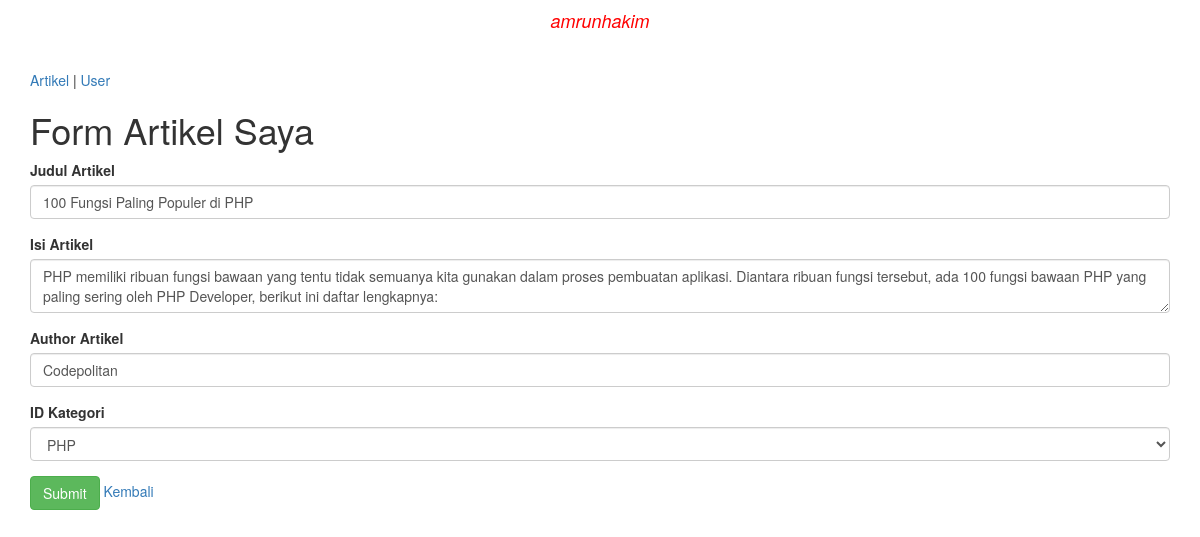
The app's page /index.php/artikel/update/2 with its own data.
### tables this page shows
CREATE TABLE `artikel`  (
  `id_artikel` int(11) NOT NULL AUTO_INCREMENT,
  `judul_artikel` varchar(100) NOT NULL,
  `isi_artikel` text NOT NULL,
  `author_artikel` varchar(50) NOT NULL,
  `id_kategori` int(11) NOT NULL,
  `tanggal_artikel` timestamp(0) NOT NULL DEFAULT CURRENT_TIMESTAMP(0) ON UPDATE CURRENT_TIMESTAMP(0),
  PRIMARY KEY (`id_artikel`) USING BTREE
);

### application/controllers/Artikel.php (called while the page is built, shortened)
<?php
class Artikel extends CI_Controller {
	function __construct(){
		$this->load->model('Artikel_Model');
		$this->load->model('Kategori_Model');
	}
	public function update($id_artikel){
		$data['kategori_data'] = $this->Kategori_Model->get_all()->result_array();
		$data['artikel_data'] = $this->Artikel_Model->get_by_id($id_artikel)->row_array();
		$this->load->view('artikel/form', $data);
	}
}

### index.php (called while the page is built, shortened)
<?php
require_once BASEPATH.'core/CodeIgniter.php';

### application/models/Artikel_Model.php (called while the page is built, shortened)
<?php
class Artikel_Model extends CI_Model{
	private $table = 'artikel';
	function get_by_id($id_artikel){
		$this->db->select('*');
		$this->db->from($this->table);
		$this->db->where('id_artikel', $id_artikel);
		return $this->db->get();
	}
}

### application/models/Kategori_Model.php (called while the page is built)
<?php
class Kategori_Model extends CI_Model{
	private $table = 'kategori';
	function get_all(){
		return $this->db->get($this->table);
	}
}

### application/views/artikel/form.php (the view, shortened to what this page needs)
<!DOCTYPE html>
<html>
<head>
</head>
<body>
<nav class="navbar navbar-expand-sm justify-content-center bg-dark navbar-dark fixed-top">
  			<h4 class="text-center" style="color: red"><em>amrunhakim</em></h4>
 </nav>
	<div class="container">
		<h1>Form Artikel Saya</h1>
		<form action="<?php echo site_url('artikel/process'); ?>" method="POST">
			<div class="form-group">
				<label for="judul_artikel">Judul Artikel</label>
				<input type="text" class="form-control" name="judul_artikel" placeholder="judul_artikel"
				value="<?php echo isset($artikel_data) ? $artikel_data['judul_artikel'] : ''; ?>
				<?php echo set_value('judul_artikel'); ?>">
			</div>
			<div class="form-group">
				<label for="isi_artikel">Isi Artikel</label>
				<textarea class="form-control" name="isi_artikel"><?php echo isset($artikel_data) ? $artikel_data['isi_artikel'] : ''; ?><?php echo set_value('isi_artikel'); ?></textarea>
			</div>
			<div class="form-group">
				<label for="author_artikel">Author Artikel</label>
				<input class="form-control" type="text" name="author_artikel" placeholder="author_artikel"
				value="<?php echo isset($artikel_data) ? $artikel_data['author_artikel'] : ''; ?><?php echo set_value('author_artikel'); ?>">
			</div>
			<div class="form-group">
				<label for="id_kategori">ID Kategori</label>
				<select class="form-control" name="id_kategori">
					<?php
						foreach($kategori_data as $kategori){
							if(set_value('id_kategori')){
								$id_kategori = set_value('id_kategori');
							} else {
								$id_kategori = $artikel_data['id_kategori'];
							}
							if($id_kategori == $kategori['id_kategori']){
								$selected = 'selected';
							}else{
								$selected = '';
							}
							?>
							<option value="<?php echo $kategori['id_kategori']?>" <?php echo $selected; ?>>
								<?php echo $kategori['nama_kategori']?>
							</option>
							<?php
						}
					?>
				</select>
			</div>
			<button type="submit" class="btn btn-success">Submit</button>
			<a href="<?php echo site_url('artikel'); ?>">Kembali</a>
		</form>
	</div>
</body>
</html>

### records on screen
artikel: judul_artikel "100 Fungsi Paling Populer di PHP", isi_artikel "PHP memiliki ribuan fungsi bawaan yang tentu tidak semuanya kita gunakan dalam proses pembuatan aplikasi. Diantara ribuan fungsi tersebut, ada 100 fungsi bawaan PHP yang paling sering oleh PHP Developer, berikut ini daftar lengkapnya:", author_artikel "Codepolitan"

### other values on screen
form field id_kategori "PHP"
